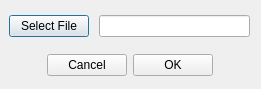
<?xml version="1.0" encoding="UTF-8"?>
<ui version="4.0">
 <class>LoadStadiumFile</class>
 <widget class="QDialog" name="LoadStadiumFile">
  <property name="geometry">
   <rect>
    <x>0</x>
    <y>0</y>
    <width>261</width>
    <height>89</height>
   </rect>
  </property>
  <property name="sizePolicy">
   <sizepolicy hsizetype="Fixed" vsizetype="Fixed">
    <horstretch>0</horstretch>
    <verstretch>0</verstretch>
   </sizepolicy>
  </property>
  <property name="windowTitle">
   <string>Load Stadium File</string>
  </property>
  <property name="modal">
   <bool>true</bool>
  </property>
  <widget class="QDialogButtonBox" name="buttons">
   <property name="enabled">
    <bool>true</bool>
   </property>
   <property name="geometry">
    <rect>
     <x>10</x>
     <y>50</y>
     <width>241</width>
     <height>31</height>
    </rect>
   </property>
   <property name="sizePolicy">
    <sizepolicy hsizetype="Fixed" vsizetype="Fixed">
     <horstretch>0</horstretch>
     <verstretch>0</verstretch>
    </sizepolicy>
   </property>
   <property name="focusPolicy">
    <enum>Qt::NoFocus</enum>
   </property>
   <property name="layoutDirection">
    <enum>Qt::RightToLeft</enum>
   </property>
   <property name="orientation">
    <enum>Qt::Horizontal</enum>
   </property>
   <property name="standardButtons">
    <set>QDialogButtonBox::Cancel|QDialogButtonBox::Ok</set>
   </property>
   <property name="centerButtons">
    <bool>true</bool>
   </property>
  </widget>
  <widget class="QWidget" name="formLayoutWidget">
   <property name="geometry">
    <rect>
     <x>9</x>
     <y>10</y>
     <width>241</width>
     <height>31</height>
    </rect>
   </property>
   <layout class="QFormLayout" name="formLayout">
    <property name="labelAlignment">
     <set>Qt::AlignLeading|Qt::AlignLeft|Qt::AlignVCenter</set>
    </property>
    <property name="formAlignment">
     <set>Qt::AlignLeading|Qt::AlignLeft|Qt::AlignVCenter</set>
    </property>
    <property name="horizontalSpacing">
     <number>10</number>
    </property>
    <item row="0" column="0">
     <widget class="QPushButton" name="selectFileButton">
      <property name="text">
       <string>Select File</string>
      </property>
      <property name="checkable">
       <bool>false</bool>
      </property>
      <property name="autoDefault">
       <bool>true</bool>
      </property>
      <property name="default">
       <bool>true</bool>
      </property>
     </widget>
    </item>
    <item row="0" column="1">
     <widget class="QLineEdit" name="selectFileBox"/>
    </item>
   </layout>
  </widget>
 </widget>
 <resources/>
 <connections>
  <connection>
   <sender>buttons</sender>
   <signal>accepted()</signal>
   <receiver>LoadStadiumFile</receiver>
   <slot>accept()</slot>
   <hints>
    <hint type="sourcelabel">
     <x>248</x>
     <y>254</y>
    </hint>
    <hint type="destinationlabel">
     <x>157</x>
     <y>274</y>
    </hint>
   </hints>
  </connection>
  <connection>
   <sender>buttons</sender>
   <signal>rejected()</signal>
   <receiver>LoadStadiumFile</receiver>
   <slot>reject()</slot>
   <hints>
    <hint type="sourcelabel">
     <x>316</x>
     <y>260</y>
    </hint>
    <hint type="destinationlabel">
     <x>286</x>
     <y>274</y>
    </hint>
   </hints>
  </connection>
 </connections>
</ui>
